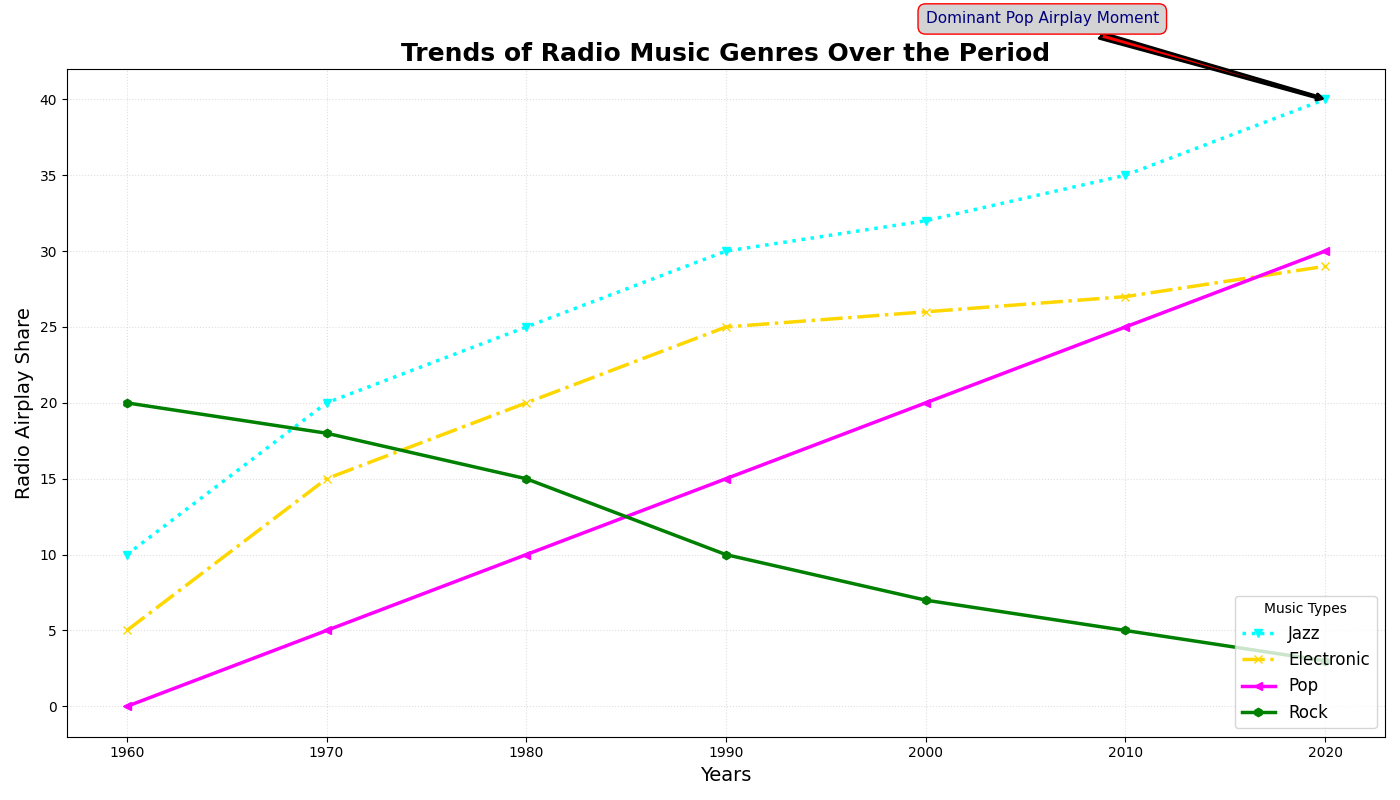

Write Python code to recreate this figure.
import matplotlib.pyplot as plt
import numpy as np

decades = np.arange(1960, 2030, 10)

pop_music = np.array([10, 20, 25, 30, 32, 35, 40])
rock_music = np.array([5, 15, 20, 25, 26, 27, 29])
electronic_music = np.array([0, 5, 10, 15, 20, 25, 30])
jazz_music = np.array([20, 18, 15, 10, 7, 5, 3])

plt.figure(figsize=(14, 8))

plt.plot(decades, pop_music, marker='v', linestyle=':', color='aqua', linewidth=2.5, label='Jazz')
plt.plot(decades, rock_music, marker='x', linestyle='-.', color='gold', linewidth=2.5, label='Electronic')
plt.plot(decades, electronic_music, marker='<', linestyle='-', color='magenta', linewidth=2.5, label='Pop')
plt.plot(decades, jazz_music, marker='h', linestyle='-', color='green', linewidth=2.5, label='Rock')

plt.title('Trends of Radio Music Genres Over the Period', fontsize=18, fontweight='bold')
plt.xlabel('Years', fontsize=14)
plt.ylabel('Radio Airplay Share', fontsize=14)

plt.legend(loc='lower right', fontsize=12, title='Music Types')

plt.grid(True, linestyle=':', alpha=0.4)

highlight_year = 2020
pop_2020 = pop_music[-1]
plt.annotate('Dominant Pop Airplay Moment', 
             xy=(highlight_year, pop_2020),
             xytext=(highlight_year - 20, pop_2020 + 5),
             arrowprops=dict(facecolor='red', arrowstyle='fancy', lw=2), 
             fontsize=11, color='navy', bbox=dict(boxstyle="round,pad=0.5", edgecolor='red', facecolor='lightgrey'))

plt.tight_layout()

plt.show()
